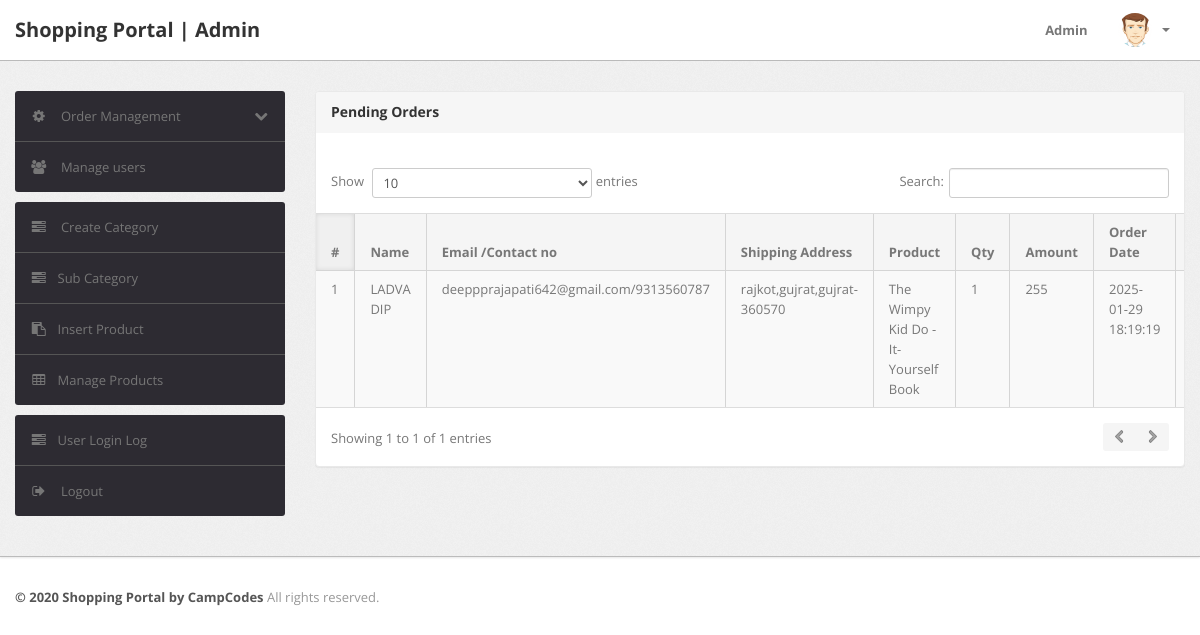
/admin/pending-orders.php (signed in), run on the app's committed database.
### tables this page shows
CREATE TABLE `orders` (
  `id` int(11) NOT NULL,
  `userId` int(11) DEFAULT NULL,
  `productId` varchar(255) DEFAULT NULL,
  `quantity` int(11) DEFAULT NULL,
  `orderDate` timestamp NOT NULL DEFAULT current_timestamp(),
  `paymentMethod` varchar(50) DEFAULT NULL,
  `orderStatus` varchar(55) DEFAULT NULL
);

CREATE TABLE `users` (
  `id` int(11) NOT NULL,
  `name` varchar(255) DEFAULT NULL,
  `email` varchar(255) DEFAULT NULL,
  `contactno` bigint(11) DEFAULT NULL,
  `password` varchar(255) DEFAULT NULL,
  `shippingAddress` longtext DEFAULT NULL,
  `shippingState` varchar(255) DEFAULT NULL,
  `shippingCity` varchar(255) DEFAULT NULL,
  `shippingPincode` int(11) DEFAULT NULL,
  `billingAddress` longtext DEFAULT NULL,
  `billingState` varchar(255) DEFAULT NULL,
  `billingCity` varchar(255) DEFAULT NULL,
  `billingPincode` int(11) DEFAULT NULL,
  `regDate` timestamp NOT NULL DEFAULT current_timestamp(),
  `updationDate` varchar(255) DEFAULT NULL
);

CREATE TABLE `products` (
  `id` int(11) NOT NULL,
  `category` int(11) NOT NULL,
  `subCategory` int(11) DEFAULT NULL,
  `productName` varchar(255) DEFAULT NULL,
  `productCompany` varchar(255) DEFAULT NULL,
  `productPrice` int(11) DEFAULT NULL,
  `productPriceBeforeDiscount` int(11) DEFAULT NULL,
  `productDescription` longtext DEFAULT NULL,
  `productImage1` varchar(255) DEFAULT NULL,
  `productImage2` varchar(255) DEFAULT NULL,
  `productImage3` varchar(255) DEFAULT NULL,
  `shippingCharge` int(11) DEFAULT NULL,
  `productAvailability` varchar(255) DEFAULT NULL,
  `postingDate` timestamp NULL DEFAULT current_timestamp(),
  `updationDate` varchar(255) DEFAULT NULL
);

### admin/pending-orders.php (the view, shortened to what this page needs)
<?php
include('include/config.php');
if(strlen($_SESSION['alogin'])==0)
	{
header('location:index.php');
}
else{
?>
<!DOCTYPE html>
<html lang="en">
<head>
	<link type="text/css" href="bootstrap/css/bootstrap.min.css" rel="stylesheet">
	<link type="text/css" href="bootstrap/css/bootstrap-responsive.min.css" rel="stylesheet">
	<link type="text/css" href="css/theme.css" rel="stylesheet">
	<link type="text/css" href="images/icons/css/font-awesome.css" rel="stylesheet">
</head>
<body>
<?php include('include/header.php');?>
	<div class="wrapper">
		<div class="container">
			<div class="row">
<?php include('include/sidebar.php');?>
			<div class="span9">
					<div class="content">
	<div class="module">
							<div class="module-head">
								<h3>Pending Orders</h3>
							</div>
							<div class="module-body table">
									<br />
								<table cellpadding="0" cellspacing="0" border="0" class="datatable-1 table table-bordered table-striped	 display table-responsive" >
									<thead>
										<tr>
											<th>#</th>
											<th> Name</th>
											<th width="50">Email /Contact no</th>
											<th>Shipping Address</th>
											<th>Product </th>
											<th>Qty </th>
											<th>Amount </th>
											<th>Order Date</th>
											<th>Action</th>
										</tr>
									</thead>
<tbody>
<?php
$status='Delivered';
$query=mysqli_query($con,"select users.name as username,users.email as useremail,users.contactno as usercontact,users.shippingAddress as shippingaddress,users.shippingCity as shippingcity,users.shippingState as shippingstate,users.shippingPincode as shippingpincode,products.productName as productname,products.shippingCharge as shippingcharge,orders.quantity as quantity,orders.orderDate as orderdate,products.productPrice as productprice,orders.id as id  from orders join users on  orders.userId=users.id join products on products.id=orders.productId where orders.	orderStatus!='$status' or orders.orderStatus is null");
$cnt=1;
while($row=mysqli_fetch_array($query))
{
?>
										<tr>
											<td><?php echo htmlentities($cnt);?></td>
											<td><?php echo htmlentities($row['username']);?></td>
<td><?php echo htmlentities($row['useremail']);?>/<?php echo htmlentities($row['usercontact']);?></td>
<td><?php echo htmlentities($row['shippingaddress'].",".$row['shippingcity'].",".$row['shippingstate']."-".$row['shippingpincode']);?></td>
											<td><?php echo htmlentities($row['productname']);?></td>
											<td><?php echo htmlentities($row['quantity']);?></td>
											<td><?php echo htmlentities($row['quantity']*$row['productprice']+$row['shippingcharge']);?></td>
											<td><?php echo htmlentities($row['orderdate']);?></td>
											<td>   <a href="updateorder.php?oid=<?php echo htmlentities($row['id']);?>" title="Update order" target="_blank"><i class="icon-edit"></i></a>
											</td>
											</tr>
										<?php $cnt=$cnt+1; } ?>
										</tbody>
								</table>
							</div>
						</div>
					</div>
				</div>
			</div>
		</div>
	</div>
<?php include('include/footer.php');?>
</body>
<?php } ?>

### admin/css/theme.css (style rules this page uses)
body { font-size: 13px; font-family: 'Open Sans', Arial, sans-serif; background: #fff; color: #777 }
h1, h2, h3, h4, h5, h6 { color: #333; margin-top: 0 }
h3 { font-size: 20px }
.wrapper { background: url(../images/bg.png) #eee; border-bottom: 1px solid #bbb; -webkit-box-shadow: 0 1px 2px rgba(0,0,0,0.1); -moz-box-shadow: 0 1px 2px rgba(0,0,0,0.1); box-shadow: 0 1px 2px rgba(0,0,0,0.1); padding: 30px 0 }
.module { background: #fff; -webkit-border-radius: 3px; -moz-border-radius: 3px; border-radius: 3px; border: 1px solid #ccc; border-bottom-color: #bbb; -webkit-box-shadow: 0 0 1px rgba(0,0,0,0.2); -moz-box-shadow: 0 0 1px rgba(0,0,0,0.2); box-shadow: 0 0 1px rgba(0,0,0,0.2); margin-bottom: 30px }
.table { margin-bottom: 0 }
.table th, .table td { border-color: #d5d5d5!important }
.table-bordered thead:first-child tr:first-child>th:first-child, .table-bordered tbody:first-child tr:first-child>td:first-child { -webkit-border-top-left-radius: 2px; -moz-border-radius-topleft: 2px; border-top-left-radius: 2px }
.table-bordered thead:first-child tr:first-child>th:last-child, .table-bordered tbody:first-child tr:first-child>td:last-child { -webkit-border-top-right-radius: 2px; -moz-border-radius-topright: 2px; border-top-right-radius: 2px }
.table-bordered thead:last-child tr:last-child>th:first-child, .table-bordered tbody:last-child tr:last-child>td:first-child, .table-bordered tfoot:last-child tr:last-child>td:first-child { -webkit-border-bottom-left-radius: 2px; -moz-border-radius-bottomleft: 2px; border-bottom-left-radius: 2px }
.table-bordered thead:last-child tr:last-child>th:last-child, .table-bordered tbody:last-child tr:last-child>td:last-child, .table-bordered tfoot:last-child tr:last-child>td:last-child { -webkit-border-bottom-right-radius: 2px; -moz-border-radius-bottomright: 2px; border-bottom-right-radius: 2px }
.module { box-shadow: 0 0 3px rgba(0,0,0,.1); border-color: #e9e9e9; margin-bottom: 20px; background-color: #fff; border-radius: 4px; -webkit-box-shadow: 0 1px 1px rgba(0,0,0,.05); box-shadow: 0 1px 1px rgba(0,0,0,.05); }
.module-head { color: #767676; background-color: #f6f6f6; border-color: #e9e9e9; padding: 10px 15px; border-bottom: 1px solid transparent; border-top-right-radius: 3px; border-top-left-radius: 3px; }
.module-head h3 { font-size: 14px; line-height: 20px; height: 20px; margin: 0 }
.module-body { padding: 15px }
.module-body.table { padding: 15px 0 }
.module-body.table .table th, .module-body.table .table td { padding-left: 15px; padding-right: 15px }
.dataTables_wrapper table th { background: #f5f5f5; cursor: pointer }
.dataTables_wrapper table th.sorting_asc, .dataTables_wrapper table th.sorting_desc { background: #f0f0f0; -webkit-box-shadow: 0 0 5px rgba(0,0,0,0.1) inset; -moz-box-shadow: 0 0 5px rgba(0,0,0,0.1) inset; box-shadow: 0 0 5px rgba(0,0,0,0.1) inset }
.dataTables_wrapper .table-bordered { -webkit-border-radius: 0; -moz-border-radius: 0; border-radius: 0; border-left: 0; border-right: 0 }
.dataTables_wrapper .table-bordered thead tr>th:first-child, .dataTables_wrapper .table-bordered tbody tr>td:first-child, .dataTables_wrapper .table-bordered tfoot tr>td:first-child, .dataTables_wrapper .table-bordered tfoot tr>th:first-child { border-left: 0 }
.dataTables_wrapper .table-bordered thead:first-child tr:first-child>th:first-child, .dataTables_wrapper .table-bordered tbody:first-child tr:first-child>td:first-child { -webkit-border-top-left-radius: 0; -moz-border-radius-topleft: 0; border-top-left-radius: 0 }
.dataTables_wrapper .table-bordered thead:first-child tr:first-child>th:last-child, .dataTables_wrapper .table-bordered tbody:first-child tr:first-child>td:last-child { -webkit-border-top-right-radius: 0; -moz-border-radius-topright: 0; border-top-right-radius: 0 }
.dataTables_wrapper .table-bordered thead:last-child tr:last-child>th:first-child, .dataTables_wrapper .table-bordered tbody:last-child tr:last-child>td:first-child, .dataTables_wrapper .table-bordered tfoot:last-child tr:last-child>td:first-child { -webkit-border-bottom-left-radius: 0; -moz-border-radius-bottomleft: 0; border-bottom-left-radius: 0 }
.dataTables_wrapper .table-bordered thead:last-child tr:last-child>th:last-child, .dataTables_wrapper .table-bordered tbody:last-child tr:last-child>td:last-child, .dataTables_wrapper .table-bordered tfoot:last-child tr:last-child>td:last-child { -webkit-border-bottom-right-radius: 0; -moz-border-radius-bottomright: 0; border-bottom-right-radius: 0 }

### data on the page
orders: userId.name "LADVA DIP", userId.email "deeppprajapati642@gmail.com", userId.contactno "9313560787", userId.shippingPincode "rajkot,gujrat,gujrat-360570", productId.productName "The Wimpy Kid Do -It- Yourself Book", quantity "1", $row['quantity']*$row['productprice']+$row['shippingcharge'] "255", orderDate "2025-01-29 18:19:19"
